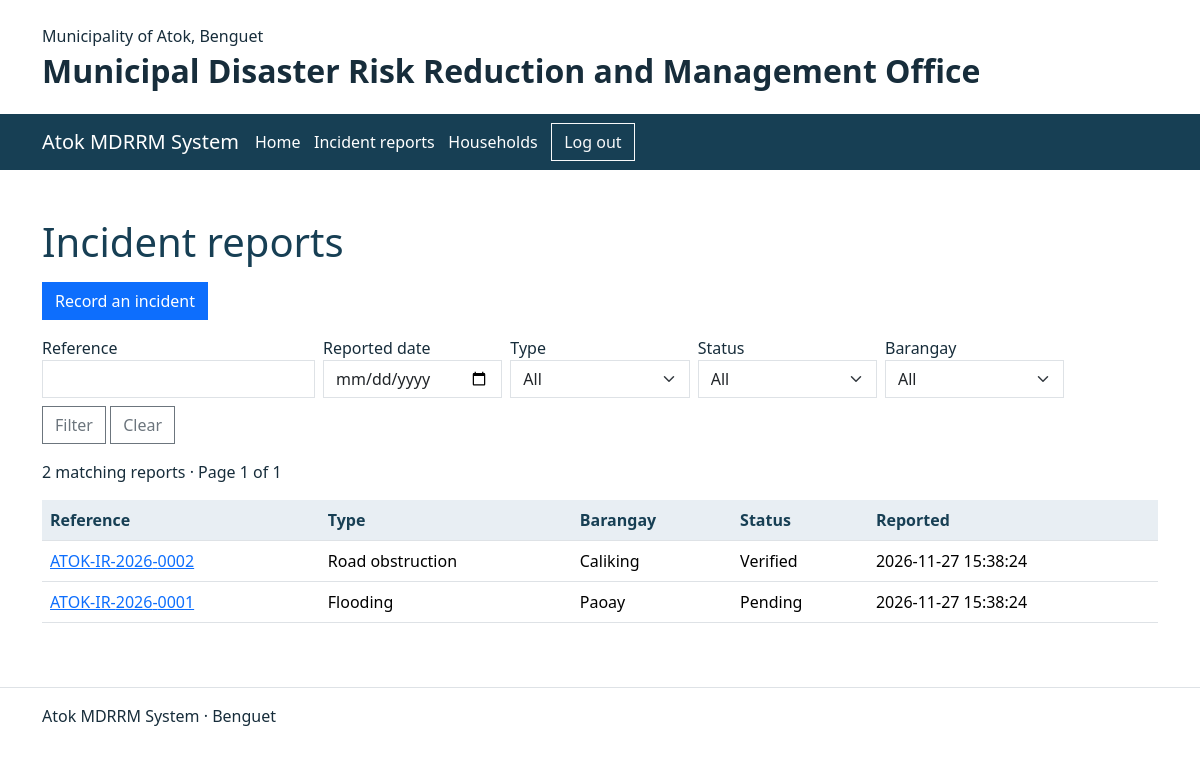
The page /incidents/index.php (signed in) on the database its author committed.
### tables this page shows
CREATE TABLE accounts (
    id INT UNSIGNED AUTO_INCREMENT PRIMARY KEY,
    full_name VARCHAR(100) NOT NULL,
    email VARCHAR(254) NOT NULL UNIQUE,
    password_hash VARCHAR(255) NOT NULL,
    phone VARCHAR(13) NULL,
    role ENUM('staff','resident') NOT NULL,
    active BOOLEAN NOT NULL DEFAULT TRUE,
    must_change BOOLEAN NOT NULL DEFAULT TRUE,
    session_version INT UNSIGNED NOT NULL DEFAULT 1
);

CREATE TABLE incidents (
    latitude DECIMAL(10,7),
    longitude DECIMAL(10,7),
    id INT UNSIGNED AUTO_INCREMENT PRIMARY KEY,
    submitted_by INT UNSIGNED NOT NULL,
    source ENUM('Resident','Phone','Walk-in') NOT NULL,
    contact_name VARCHAR(100) NOT NULL,
    contact_phone VARCHAR(13) NOT NULL,
    incident_type VARCHAR(30) NOT NULL,
    barangay VARCHAR(40) NULL,
    location VARCHAR(255) NOT NULL,
    description TEXT NOT NULL,
    status VARCHAR(20) NOT NULL DEFAULT 'Pending',
    reported_at TIMESTAMP NOT NULL DEFAULT CURRENT_TIMESTAMP,
    FOREIGN KEY (submitted_by) REFERENCES accounts(id)
);

### includes/session.php (called while the page is built, shortened)
<?php
require_once __DIR__ . '/../config.php';
if (isset($_SESSION['user_id'])) {
    $query = $pdo->prepare('SELECT id, full_name, role, active, must_change, session_version FROM accounts WHERE id=?');
    $query->execute([$_SESSION['user_id']]);
    $user = $query->fetch();
}

### incidents/access.php (called while the page is built, shortened)
<?php
require_once __DIR__ . '/../includes/session.php';
$types = ['Flooding', 'Fire', 'Landslide', 'Road obstruction', 'Other emergency'];
$areas = ['Abiang', 'Caliking', 'Cattubo', 'Naguey', 'Paoay', 'Pasdong', 'Poblacion', 'Topdac'];

### incidents/index.php (the view, shortened to what this page needs)
<?php
require __DIR__ . '/access.php';
$staff = $user['role'] === 'staff';
$conditions = [];
$args = [];
$filters = [];
foreach (['reference','type','status','date','barangay'] as $field) {
    $filters[$field] = is_string($_GET[$field] ?? null) ? trim($_GET[$field]) : '';
}
$where = $conditions ? ' WHERE ' . implode(' AND ', $conditions) : '';
$query = $pdo->prepare('SELECT COUNT(*) FROM incidents' . $where);
$query->execute($args);
$total = (int)$query->fetchColumn();
$pages = max(1,(int)ceil($total / 10));
$page = min($pages,max(1,(int)filter_input(INPUT_GET,'page',FILTER_VALIDATE_INT)));
$offset = ($page-1)*10;
$query = $pdo->prepare('SELECT id,reported_at,incident_type,status,barangay FROM incidents' . $where . " ORDER BY reported_at DESC,id DESC LIMIT 10 OFFSET $offset");
$query->execute($args);
$pageTitle = $staff ? 'Incident reports' : 'My reports';
require __DIR__ . '/../includes/header.php';
?>
<h1><?= $pageTitle ?></h1>
<a class="btn btn-primary mb-3" href="add.php"><?= $staff ? 'Record an incident' : 'Report an incident' ?></a>
<form method="get" class="row g-2 mb-3">
    <label class="col-md-3">Reference<input class="form-control" name="reference" value="<?= htmlspecialchars($filters['reference']) ?>"></label>
    <label class="col-md-2">Reported date<input class="form-control" type="date" name="date" value="<?= htmlspecialchars($filters['date']) ?>"></label>
    <?php foreach (['type'=>$types,'status'=>['Pending','Verified','Responding','Resolved','Rejected'],'barangay'=>array_merge($areas, ['Awaiting confirmation'])] as $field=>$options): ?>
        <label class="col-md-2"><?= ucfirst($field) ?>
            <select class="form-select" name="<?= $field ?>">
                <option value="">All</option>
            </select>
        </label>
    <?php endforeach; ?>
    <div><button class="btn btn-outline-secondary">Filter</button> <a class="btn btn-outline-secondary" href="index.php">Clear</a></div>
</form>
<p><?= $total ?> matching reports · Page <?= $page ?> of <?= $pages ?></p>
<div class="table-responsive"><table class="table">
    <thead><tr><th>Reference</th><th>Type</th><th>Barangay</th><th>Status</th><th>Reported</th></tr></thead>
    <tbody>
        <?php foreach ($query as $row): ?>
            <tr>
                <td><a href="view.php?id=<?= (int)$row['id'] ?>">ATOK-IR-<?= substr($row['reported_at'],0,4) ?>-<?= str_pad($row['id'],4,'0',STR_PAD_LEFT) ?></a></td>
                <td><?= htmlspecialchars($row['incident_type']) ?></td><td><?= htmlspecialchars($row['barangay'] ?? 'Awaiting confirmation') ?></td>
                <td><?= htmlspecialchars($row['status']) ?></td><td><?= htmlspecialchars($row['reported_at']) ?></td>
            </tr>
        <?php endforeach; ?>
    </tbody>
</table></div>
<?php require __DIR__ . '/../includes/footer.php'; ?>

### assets/css/site.css (style rules this page uses)
body { color: #172d3b; }
.navbar-toggler, .btn, .form-control, .form-select { border-radius: 0; }
main > p { max-width: 65ch; }
main h1 { color: #173f54; margin-bottom: 1rem; }
main .table thead th { background: #e8eef3; color: #173f54; }

### rows shown on the page
accounts: role "Incident reports"
incidents: reported_at "2026", id "0002", incident_type "Road obstruction", barangay "Caliking", status "Verified", reported_at "2026-11-27 15:38:24"
incidents: reported_at "2026", id "0001", incident_type "Flooding", barangay "Paoay", status "Pending", reported_at "2026-11-27 15:38:24"

### other values the page prints
$field "Type"
$field "Status"
$field "Barangay"
$total "2"
$page "1"
$pages "1"
